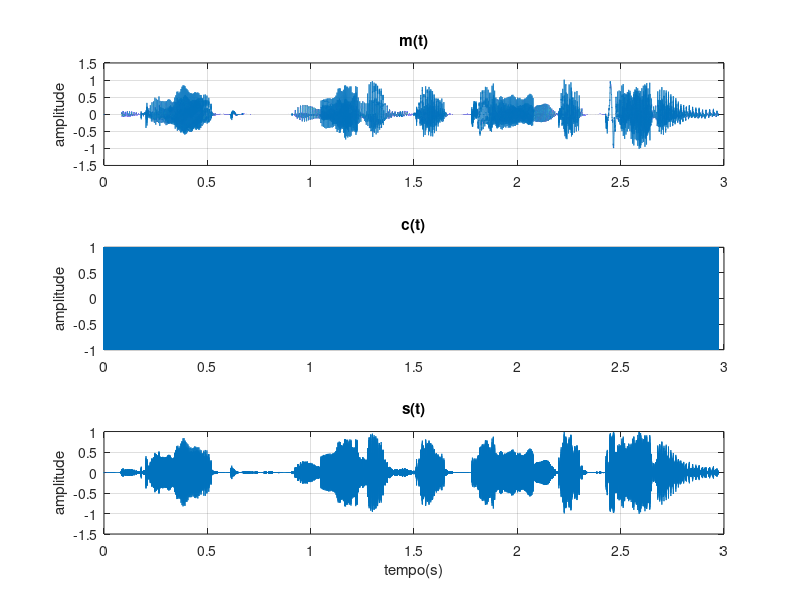
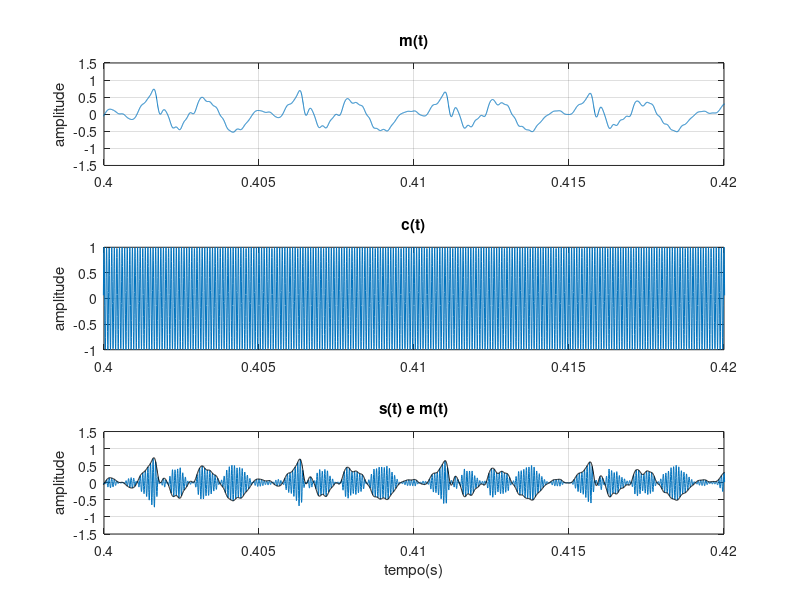
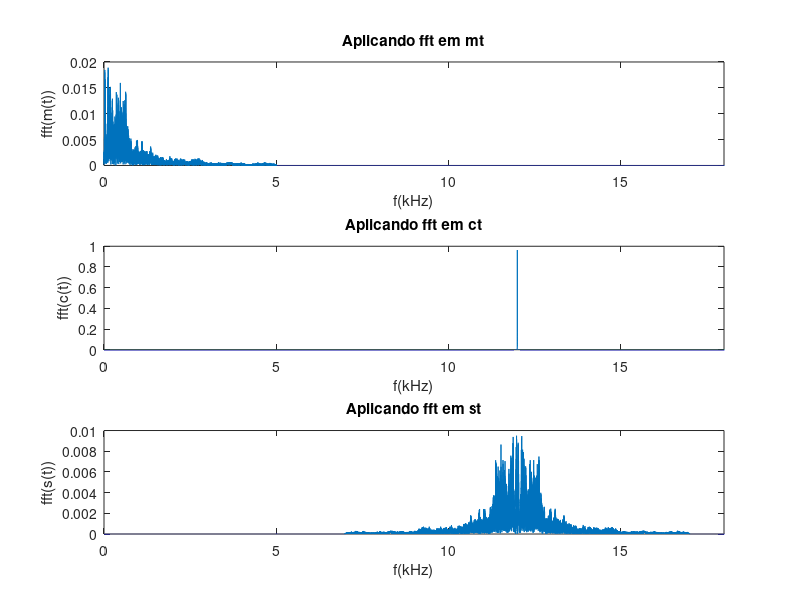

These charts were generated, in order, by the following MATLAB code:
%Lab 2
clear all
close all
clc
load audio
%Banda = 5kHz
fs = 176.4*10^3;
Ts = 1/fs;
%fc = frequência da portadora de alta frequência (Hz)
fc = 12*10^3;
% m(t) mensagem ou informação a ser enviada
mt = m';
N = length(mt);

t = (0: N - 1)*Ts;

ct = cos(2*pi*fc.*t);

st = ct.*mt;

figure(1)

aux=subplot(3,1,1);
plot(t,mt)
title('m(t)')
%xlabel('tempo(s)')
ylabel('amplitude')
grid on
aux=subplot(3,1,2);
plot(t,ct)
title('c(t)')
%xlabel('tempo(s)')
ylabel('amplitude')
grid on
aux=subplot(3,1,3);
plot(t,st)
title('s(t)')
xlabel('tempo(s)')
ylabel('amplitude')
grid on


figure(2)


aux=subplot(3,1,1);
plot(t,mt)
title('m(t)')
xlim([0.4 0.42])
%xlabel('tempo(s)')
ylabel('amplitude')
grid on
aux=subplot(3,1,2);
plot(t,ct)
title('c(t)')
xlim([0.4 0.42])
%xlabel('tempo(s)')
ylabel('amplitude')
grid on
aux=subplot(3,1,3);
plot(t,st)
title('s(t) e m(t)')
xlim([0.4 0.42])
xlabel('tempo(s)')
ylabel('amplitude')
grid on
hold on 
plot(t,mt,'k')
hold off

%%%%%%%%%%%%%%%%%%%%%%%%%%%%%%%
%c)

figure(3)

aux=subplot(3,1,1);

G = fft(mt);

G2 = (G(1:(N/2 +1))*2)/N;
f = linspace(0,fs/2000,(N/2 +1));


plot(f,abs(G2))
title('Aplicando fft em mt')
xlim([0 18])
xlabel('f(kHz)')
ylabel('fft(m(t))')

%%%%%%%%%%%%%%%%%%%%%%%%%%%%%
aux=subplot(3,1,2);

G = fft(ct);

G2 = (G(1:(N/2 +1))*2)/N;
f = linspace(0,fs/2000,(N/2 +1));


plot(f,abs(G2))
title('Aplicando fft em ct')
xlim([0 18])
xlabel('f(kHz)')
ylabel('fft(c(t))')

%%%%%%%%%%%%%%%%%%%%%%%%%%%%

aux=subplot(3,1,3);

G = fft(st);

G2 = (G(1:(N/2 +1))*2)/N;
f = linspace(0,fs/2000,(N/2 +1));


plot(f,abs(G2))
title('Aplicando fft em st')
xlim([0 18])
xlabel('f(kHz)')
ylabel('fft(s(t))')



